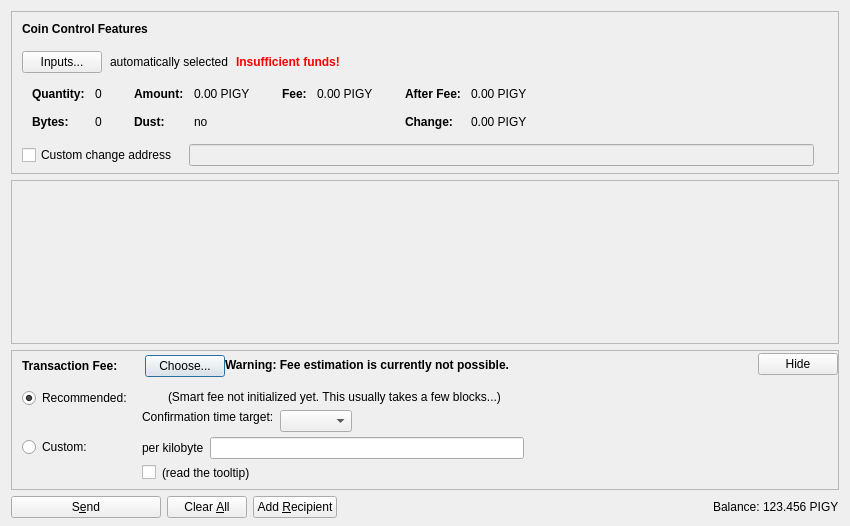
<?xml version="1.0" encoding="UTF-8"?>
<ui version="4.0">
 <class>SendCoinsDialog</class>
 <widget class="QDialog" name="SendCoinsDialog">
  <property name="geometry">
   <rect>
    <x>0</x>
    <y>0</y>
    <width>850</width>
    <height>526</height>
   </rect>
  </property>
  <property name="windowTitle">
   <string>Send Coins</string>
  </property>
  <layout class="QVBoxLayout" name="verticalLayout" stretch="0,1,0,0">
   <property name="bottomMargin">
    <number>8</number>
   </property>
   <item>
    <widget class="QFrame" name="frameCoinControl">
     <property name="sizePolicy">
      <sizepolicy hsizetype="Expanding" vsizetype="Expanding">
       <horstretch>0</horstretch>
       <verstretch>0</verstretch>
      </sizepolicy>
     </property>
     <property name="maximumSize">
      <size>
       <width>16777215</width>
       <height>16777215</height>
      </size>
     </property>
     <property name="frameShape">
      <enum>QFrame::StyledPanel</enum>
     </property>
     <property name="frameShadow">
      <enum>QFrame::Sunken</enum>
     </property>
     <layout class="QVBoxLayout" name="verticalLayoutCoinControl2">
      <property name="spacing">
       <number>0</number>
      </property>
      <property name="leftMargin">
       <number>0</number>
      </property>
      <property name="topMargin">
       <number>0</number>
      </property>
      <property name="rightMargin">
       <number>0</number>
      </property>
      <property name="bottomMargin">
       <number>6</number>
      </property>
      <item>
       <layout class="QVBoxLayout" name="verticalLayoutCoinControl" stretch="0,0,0,0,1">
        <property name="spacing">
         <number>0</number>
        </property>
        <property name="leftMargin">
         <number>10</number>
        </property>
        <property name="topMargin">
         <number>10</number>
        </property>
        <item>
         <layout class="QHBoxLayout" name="horizontalLayoutCoinControl1">
          <property name="bottomMargin">
           <number>15</number>
          </property>
          <item>
           <widget class="QLabel" name="labelCoinControlFeatures">
            <property name="sizePolicy">
             <sizepolicy hsizetype="Preferred" vsizetype="Maximum">
              <horstretch>0</horstretch>
              <verstretch>0</verstretch>
             </sizepolicy>
            </property>
            <property name="font">
             <font>
              <weight>75</weight>
              <bold>true</bold>
             </font>
            </property>
            <property name="styleSheet">
             <string notr="true">font-weight:bold;</string>
            </property>
            <property name="text">
             <string>Coin Control Features</string>
            </property>
           </widget>
          </item>
         </layout>
        </item>
        <item>
         <layout class="QHBoxLayout" name="horizontalLayoutCoinControl2" stretch="0,0,0,0">
          <property name="spacing">
           <number>8</number>
          </property>
          <property name="bottomMargin">
           <number>10</number>
          </property>
          <item>
           <widget class="QPushButton" name="pushButtonCoinControl">
            <property name="styleSheet">
             <string notr="true"/>
            </property>
            <property name="text">
             <string>Inputs...</string>
            </property>
            <property name="autoDefault">
             <bool>false</bool>
            </property>
           </widget>
          </item>
          <item>
           <widget class="QLabel" name="labelCoinControlAutomaticallySelected">
            <property name="text">
             <string>automatically selected</string>
            </property>
            <property name="margin">
             <number>5</number>
            </property>
           </widget>
          </item>
          <item>
           <widget class="QLabel" name="labelCoinControlInsuffFunds">
            <property name="font">
             <font>
              <weight>75</weight>
              <bold>true</bold>
             </font>
            </property>
            <property name="styleSheet">
             <string notr="true">color:red;font-weight:bold;</string>
            </property>
            <property name="text">
             <string>Insufficient funds!</string>
            </property>
            <property name="margin">
             <number>5</number>
            </property>
           </widget>
          </item>
          <item>
           <spacer name="horizontalSpacerCoinControl">
            <property name="orientation">
             <enum>Qt::Horizontal</enum>
            </property>
            <property name="sizeHint" stdset="0">
             <size>
              <width>40</width>
              <height>1</height>
             </size>
            </property>
           </spacer>
          </item>
         </layout>
        </item>
        <item>
         <widget class="QWidget" name="widgetCoinControl" native="true">
          <property name="sizePolicy">
           <sizepolicy hsizetype="Preferred" vsizetype="Preferred">
            <horstretch>0</horstretch>
            <verstretch>0</verstretch>
           </sizepolicy>
          </property>
          <property name="minimumSize">
           <size>
            <width>0</width>
            <height>0</height>
           </size>
          </property>
          <property name="styleSheet">
           <string notr="true"/>
          </property>
          <layout class="QHBoxLayout" name="horizontalLayoutCoinControl5">
           <property name="leftMargin">
            <number>0</number>
           </property>
           <property name="topMargin">
            <number>0</number>
           </property>
           <property name="rightMargin">
            <number>0</number>
           </property>
           <property name="bottomMargin">
            <number>0</number>
           </property>
           <item>
            <layout class="QHBoxLayout" name="horizontalLayoutCoinControl3" stretch="0,0,0,1">
             <property name="spacing">
              <number>20</number>
             </property>
             <property name="topMargin">
              <number>0</number>
             </property>
             <property name="bottomMargin">
              <number>10</number>
             </property>
             <item>
              <layout class="QFormLayout" name="formLayoutCoinControl1">
               <property name="horizontalSpacing">
                <number>10</number>
               </property>
               <property name="verticalSpacing">
                <number>14</number>
               </property>
               <property name="leftMargin">
                <number>10</number>
               </property>
               <property name="topMargin">
                <number>4</number>
               </property>
               <property name="rightMargin">
                <number>6</number>
               </property>
               <item row="0" column="0">
                <widget class="QLabel" name="labelCoinControlQuantityText">
                 <property name="font">
                  <font>
                   <weight>75</weight>
                   <bold>true</bold>
                  </font>
                 </property>
                 <property name="text">
                  <string>Quantity:</string>
                 </property>
                 <property name="margin">
                  <number>0</number>
                 </property>
                </widget>
               </item>
               <item row="0" column="1">
                <widget class="QLabel" name="labelCoinControlQuantity">
                 <property name="cursor">
                  <cursorShape>IBeamCursor</cursorShape>
                 </property>
                 <property name="contextMenuPolicy">
                  <enum>Qt::ActionsContextMenu</enum>
                 </property>
                 <property name="text">
                  <string notr="true">0</string>
                 </property>
                 <property name="margin">
                  <number>0</number>
                 </property>
                 <property name="textInteractionFlags">
                  <set>Qt::LinksAccessibleByMouse|Qt::TextSelectableByKeyboard|Qt::TextSelectableByMouse</set>
                 </property>
                </widget>
               </item>
               <item row="1" column="0">
                <widget class="QLabel" name="labelCoinControlBytesText">
                 <property name="font">
                  <font>
                   <weight>75</weight>
                   <bold>true</bold>
                  </font>
                 </property>
                 <property name="text">
                  <string>Bytes:</string>
                 </property>
                </widget>
               </item>
               <item row="1" column="1">
                <widget class="QLabel" name="labelCoinControlBytes">
                 <property name="cursor">
                  <cursorShape>IBeamCursor</cursorShape>
                 </property>
                 <property name="contextMenuPolicy">
                  <enum>Qt::ActionsContextMenu</enum>
                 </property>
                 <property name="text">
                  <string notr="true">0</string>
                 </property>
                 <property name="textInteractionFlags">
                  <set>Qt::LinksAccessibleByMouse|Qt::TextSelectableByKeyboard|Qt::TextSelectableByMouse</set>
                 </property>
                </widget>
               </item>
              </layout>
             </item>
             <item>
              <layout class="QFormLayout" name="formLayoutCoinControl2">
               <property name="horizontalSpacing">
                <number>10</number>
               </property>
               <property name="verticalSpacing">
                <number>14</number>
               </property>
               <property name="leftMargin">
                <number>6</number>
               </property>
               <property name="topMargin">
                <number>4</number>
               </property>
               <property name="rightMargin">
                <number>6</number>
               </property>
               <item row="0" column="0">
                <widget class="QLabel" name="labelCoinControlAmountText">
                 <property name="font">
                  <font>
                   <weight>75</weight>
                   <bold>true</bold>
                  </font>
                 </property>
                 <property name="text">
                  <string>Amount:</string>
                 </property>
                 <property name="margin">
                  <number>0</number>
                 </property>
                </widget>
               </item>
               <item row="0" column="1">
                <widget class="QLabel" name="labelCoinControlAmount">
                 <property name="cursor">
                  <cursorShape>IBeamCursor</cursorShape>
                 </property>
                 <property name="contextMenuPolicy">
                  <enum>Qt::ActionsContextMenu</enum>
                 </property>
                 <property name="text">
                  <string notr="true">0.00 PIGY</string>
                 </property>
                 <property name="textInteractionFlags">
                  <set>Qt::LinksAccessibleByMouse|Qt::TextSelectableByKeyboard|Qt::TextSelectableByMouse</set>
                 </property>
                </widget>
               </item>
               <item row="1" column="0">
                <widget class="QLabel" name="labelCoinControlLowOutputText">
                 <property name="font">
                  <font>
                   <weight>75</weight>
                   <bold>true</bold>
                  </font>
                 </property>
                 <property name="text">
                  <string>Dust:</string>
                 </property>
                </widget>
               </item>
               <item row="1" column="1">
                <widget class="QLabel" name="labelCoinControlLowOutput">
                 <property name="cursor">
                  <cursorShape>IBeamCursor</cursorShape>
                 </property>
                 <property name="contextMenuPolicy">
                  <enum>Qt::ActionsContextMenu</enum>
                 </property>
                 <property name="text">
                  <string notr="true">no</string>
                 </property>
                 <property name="textInteractionFlags">
                  <set>Qt::LinksAccessibleByMouse|Qt::TextSelectableByKeyboard|Qt::TextSelectableByMouse</set>
                 </property>
                </widget>
               </item>
              </layout>
             </item>
             <item>
              <layout class="QFormLayout" name="formLayoutCoinControl3">
               <property name="horizontalSpacing">
                <number>10</number>
               </property>
               <property name="verticalSpacing">
                <number>14</number>
               </property>
               <property name="leftMargin">
                <number>6</number>
               </property>
               <property name="topMargin">
                <number>4</number>
               </property>
               <property name="rightMargin">
                <number>6</number>
               </property>
               <item row="0" column="0">
                <widget class="QLabel" name="labelCoinControlFeeText">
                 <property name="font">
                  <font>
                   <weight>75</weight>
                   <bold>true</bold>
                  </font>
                 </property>
                 <property name="text">
                  <string>Fee:</string>
                 </property>
                 <property name="margin">
                  <number>0</number>
                 </property>
                </widget>
               </item>
               <item row="0" column="1">
                <widget class="QLabel" name="labelCoinControlFee">
                 <property name="cursor">
                  <cursorShape>IBeamCursor</cursorShape>
                 </property>
                 <property name="contextMenuPolicy">
                  <enum>Qt::ActionsContextMenu</enum>
                 </property>
                 <property name="text">
                  <string notr="true">0.00 PIGY</string>
                 </property>
                 <property name="textInteractionFlags">
                  <set>Qt::LinksAccessibleByMouse|Qt::TextSelectableByKeyboard|Qt::TextSelectableByMouse</set>
                 </property>
                </widget>
               </item>
              </layout>
             </item>
             <item>
              <layout class="QFormLayout" name="formLayoutCoinControl4">
               <property name="horizontalSpacing">
                <number>10</number>
               </property>
               <property name="verticalSpacing">
                <number>14</number>
               </property>
               <property name="leftMargin">
                <number>6</number>
               </property>
               <property name="topMargin">
                <number>4</number>
               </property>
               <property name="rightMargin">
                <number>6</number>
               </property>
               <item row="0" column="0">
                <widget class="QLabel" name="labelCoinControlAfterFeeText">
                 <property name="font">
                  <font>
                   <weight>75</weight>
                   <bold>true</bold>
                  </font>
                 </property>
                 <property name="text">
                  <string>After Fee:</string>
                 </property>
                 <property name="margin">
                  <number>0</number>
                 </property>
                </widget>
               </item>
               <item row="0" column="1">
                <widget class="QLabel" name="labelCoinControlAfterFee">
                 <property name="cursor">
                  <cursorShape>IBeamCursor</cursorShape>
                 </property>
                 <property name="contextMenuPolicy">
                  <enum>Qt::ActionsContextMenu</enum>
                 </property>
                 <property name="text">
                  <string notr="true">0.00 PIGY</string>
                 </property>
                 <property name="textInteractionFlags">
                  <set>Qt::LinksAccessibleByMouse|Qt::TextSelectableByKeyboard|Qt::TextSelectableByMouse</set>
                 </property>
                </widget>
               </item>
               <item row="1" column="0">
                <widget class="QLabel" name="labelCoinControlChangeText">
                 <property name="font">
                  <font>
                   <weight>75</weight>
                   <bold>true</bold>
                  </font>
                 </property>
                 <property name="text">
                  <string>Change:</string>
                 </property>
                </widget>
               </item>
               <item row="1" column="1">
                <widget class="QLabel" name="labelCoinControlChange">
                 <property name="cursor">
                  <cursorShape>IBeamCursor</cursorShape>
                 </property>
                 <property name="contextMenuPolicy">
                  <enum>Qt::ActionsContextMenu</enum>
                 </property>
                 <property name="text">
                  <string notr="true">0.00 PIGY</string>
                 </property>
                 <property name="textInteractionFlags">
                  <set>Qt::LinksAccessibleByMouse|Qt::TextSelectableByKeyboard|Qt::TextSelectableByMouse</set>
                 </property>
                </widget>
               </item>
              </layout>
             </item>
            </layout>
           </item>
          </layout>
         </widget>
        </item>
        <item>
         <layout class="QHBoxLayout" name="horizontalLayoutCoinControl4" stretch="0,0,0">
          <property name="spacing">
           <number>12</number>
          </property>
          <property name="sizeConstraint">
           <enum>QLayout::SetDefaultConstraint</enum>
          </property>
          <property name="topMargin">
           <number>5</number>
          </property>
          <property name="rightMargin">
           <number>5</number>
          </property>
          <item>
           <widget class="QCheckBox" name="checkBoxCoinControlChange">
            <property name="toolTip">
             <string>If this is activated, but the change address is empty or invalid, change will be sent to a newly generated address.</string>
            </property>
            <property name="text">
             <string>Custom change address</string>
            </property>
           </widget>
          </item>
          <item>
           <widget class="QValidatedLineEdit" name="lineEditCoinControlChange">
            <property name="enabled">
             <bool>false</bool>
            </property>
            <property name="sizePolicy">
             <sizepolicy hsizetype="Expanding" vsizetype="Fixed">
              <horstretch>0</horstretch>
              <verstretch>0</verstretch>
             </sizepolicy>
            </property>
           </widget>
          </item>
          <item>
           <widget class="QLabel" name="labelCoinControlChangeLabel">
            <property name="sizePolicy">
             <sizepolicy hsizetype="Preferred" vsizetype="Expanding">
              <horstretch>0</horstretch>
              <verstretch>0</verstretch>
             </sizepolicy>
            </property>
            <property name="minimumSize">
             <size>
              <width>0</width>
              <height>0</height>
             </size>
            </property>
            <property name="text">
             <string/>
            </property>
            <property name="margin">
             <number>3</number>
            </property>
           </widget>
          </item>
         </layout>
        </item>
        <item>
         <spacer name="verticalSpacerCoinControl">
          <property name="orientation">
           <enum>Qt::Vertical</enum>
          </property>
          <property name="sizeHint" stdset="0">
           <size>
            <width>800</width>
            <height>1</height>
           </size>
          </property>
         </spacer>
        </item>
       </layout>
      </item>
     </layout>
    </widget>
   </item>
   <item>
    <widget class="QScrollArea" name="scrollArea">
     <property name="widgetResizable">
      <bool>true</bool>
     </property>
     <widget class="QWidget" name="scrollAreaWidgetContents">
      <property name="geometry">
       <rect>
        <x>0</x>
        <y>0</y>
        <width>830</width>
        <height>104</height>
       </rect>
      </property>
      <layout class="QVBoxLayout" name="verticalLayout_2" stretch="0,1">
       <property name="leftMargin">
        <number>0</number>
       </property>
       <property name="topMargin">
        <number>0</number>
       </property>
       <property name="rightMargin">
        <number>0</number>
       </property>
       <property name="bottomMargin">
        <number>0</number>
       </property>
       <item>
        <layout class="QVBoxLayout" name="entries">
         <property name="spacing">
          <number>6</number>
         </property>
        </layout>
       </item>
       <item>
        <spacer name="verticalSpacer">
         <property name="orientation">
          <enum>Qt::Vertical</enum>
         </property>
         <property name="sizeHint" stdset="0">
          <size>
           <width>20</width>
           <height>40</height>
          </size>
         </property>
        </spacer>
       </item>
      </layout>
     </widget>
    </widget>
   </item>
   <item>
    <widget class="QFrame" name="frameFee">
     <property name="sizePolicy">
      <sizepolicy hsizetype="Expanding" vsizetype="Expanding">
       <horstretch>0</horstretch>
       <verstretch>0</verstretch>
      </sizepolicy>
     </property>
     <property name="maximumSize">
      <size>
       <width>16777215</width>
       <height>16777215</height>
      </size>
     </property>
     <property name="frameShape">
      <enum>QFrame::StyledPanel</enum>
     </property>
     <property name="frameShadow">
      <enum>QFrame::Sunken</enum>
     </property>
     <layout class="QVBoxLayout" name="verticalLayoutFee1">
      <property name="spacing">
       <number>0</number>
      </property>
      <property name="leftMargin">
       <number>0</number>
      </property>
      <property name="topMargin">
       <number>0</number>
      </property>
      <property name="rightMargin">
       <number>0</number>
      </property>
      <property name="bottomMargin">
       <number>0</number>
      </property>
      <item>
       <layout class="QVBoxLayout" name="verticalLayoutFee2" stretch="0,0,0">
        <property name="spacing">
         <number>0</number>
        </property>
        <property name="leftMargin">
         <number>10</number>
        </property>
        <property name="topMargin">
         <number>0</number>
        </property>
        <item>
         <layout class="QHBoxLayout" name="horizontalLayoutFee1">
          <property name="bottomMargin">
           <number>0</number>
          </property>
          <item>
           <layout class="QVBoxLayout" name="verticalLayoutFee7">
            <property name="spacing">
             <number>0</number>
            </property>
            <item>
             <spacer name="verticalSpacerSmartFee">
              <property name="orientation">
               <enum>Qt::Vertical</enum>
              </property>
              <property name="sizeType">
               <enum>QSizePolicy::Fixed</enum>
              </property>
              <property name="sizeHint" stdset="0">
               <size>
                <width>1</width>
                <height>4</height>
               </size>
              </property>
             </spacer>
            </item>
            <item>
             <layout class="QHBoxLayout" name="horizontalLayoutSmartFee">
              <property name="spacing">
               <number>10</number>
              </property>
              <item>
               <widget class="QLabel" name="labelFeeHeadline">
                <property name="sizePolicy">
                 <sizepolicy hsizetype="Preferred" vsizetype="Maximum">
                  <horstretch>0</horstretch>
                  <verstretch>0</verstretch>
                 </sizepolicy>
                </property>
                <property name="font">
                 <font>
                  <weight>75</weight>
                  <bold>true</bold>
                 </font>
                </property>
                <property name="styleSheet">
                 <string notr="true">font-weight:bold;</string>
                </property>
                <property name="text">
                 <string>Transaction Fee:</string>
                </property>
               </widget>
              </item>
              <item>
               <widget class="QLabel" name="labelFeeMinimized">
                <property name="text">
                 <string/>
                </property>
               </widget>
              </item>
              <item>
               <widget class="QPushButton" name="buttonChooseFee">
                <property name="text">
                 <string>Choose...</string>
                </property>
               </widget>
              </item>
             </layout>
            </item>
            <item>
             <spacer name="verticalSpacer_5">
              <property name="orientation">
               <enum>Qt::Vertical</enum>
              </property>
              <property name="sizeHint" stdset="0">
               <size>
                <width>1</width>
                <height>1</height>
               </size>
              </property>
             </spacer>
            </item>
           </layout>
          </item>
          <item>
           <widget class="QLabel" name="fallbackFeeWarningLabel">
            <property name="toolTip">
             <string>Using the fallbackfee can result in sending a transaction that will take several hours or days (or never) to confirm. Consider choosing your fee manually or wait until you have validated the complete chain.</string>
            </property>
            <property name="font">
            <font>
                <weight>75</weight>
                <bold>true</bold>
            </font>
            </property>
            <property name="text">
             <string>Warning: Fee estimation is currently not possible.</string>
            </property>
            <property name="wordWrap">
             <bool>false</bool>
            </property>
           </widget>
          </item>
          <item>
           <spacer name="horizontalSpacer_4">
            <property name="orientation">
             <enum>Qt::Horizontal</enum>
            </property>
            <property name="sizeType">
             <enum>QSizePolicy::MinimumExpanding</enum>
            </property>
            <property name="sizeHint" stdset="0">
             <size>
              <width>40</width>
              <height>20</height>
             </size>
            </property>
           </spacer>
          </item>
          <item>
           <widget class="QPushButton" name="buttonMinimizeFee">
            <property name="toolTip">
             <string>collapse fee-settings</string>
            </property>
            <property name="text">
             <string>Hide</string>
            </property>
           </widget>
          </item>
         </layout>
        </item>
        <item>
         <widget class="QFrame" name="frameFeeSelection">
          <layout class="QVBoxLayout" name="verticalLayoutFee12">
           <property name="spacing">
            <number>0</number>
           </property>
           <property name="leftMargin">
            <number>0</number>
           </property>
           <property name="topMargin">
            <number>0</number>
           </property>
           <property name="rightMargin">
            <number>0</number>
           </property>
           <property name="bottomMargin">
            <number>0</number>
           </property>
           <item>
            <layout class="QGridLayout" name="gridLayoutFee">
             <property name="topMargin">
              <number>10</number>
             </property>
             <property name="bottomMargin">
              <number>4</number>
             </property>
             <property name="horizontalSpacing">
              <number>10</number>
             </property>
             <property name="verticalSpacing">
              <number>4</number>
             </property>
             <item row="1" column="1">
              <layout class="QVBoxLayout" name="verticalLayoutFee8">
               <property name="spacing">
                <number>6</number>
               </property>
               <item>
                <layout class="QHBoxLayout" name="horizontalLayoutFee13">
                 <item>
                  <widget class="QLabel" name="labelCustomPerKilobyte">
                   <property name="toolTip">
                    <string>Specify a custom fee per kB (1,000 bytes) of the transaction's virtual size.

Note:  Since the fee is calculated on a per-byte basis, a fee of "100 satoshis per kB" for a transaction size of 500 bytes (half of 1 kB) would ultimately yield a fee of only 50 satoshis.</string>
                   </property>
                   <property name="text">
                    <string>per kilobyte</string>
                   </property>
                  </widget>
                 </item>
                 <item>
                  <widget class="NestcoinAmountField" name="customFee"/>
                 </item>
                 <item>
                  <spacer name="horizontalSpacer_6">
                   <property name="orientation">
                    <enum>Qt::Horizontal</enum>
                   </property>
                   <property name="sizeHint" stdset="0">
                    <size>
                     <width>1</width>
                     <height>1</height>
                    </size>
                   </property>
                  </spacer>
                 </item>
                </layout>
               </item>
               <item>
                <layout class="QHBoxLayout" name="horizontalLayoutFee8">
                 <item>
                  <widget class="QCheckBox" name="checkBoxMinimumFee">
                   <property name="toolTip">
                    <string>Paying only the minimum fee is just fine as long as there is less transaction volume than space in the blocks. But be aware that this can end up in a never confirming transaction once there is more demand for nestcoin transactions than the network can process.</string>
                   </property>
                   <property name="text">
                    <string/>
                   </property>
                  </widget>
                 </item>
                 <item>
                  <widget class="QLabel" name="labelMinFeeWarning">
                   <property name="enabled">
                    <bool>true</bool>
                   </property>
                   <property name="toolTip">
                    <string>Paying only the minimum fee is just fine as long as there is less transaction volume than space in the blocks. But be aware that this can end up in a never confirming transaction once there is more demand for nestcoin transactions than the network can process.</string>
                   </property>
                   <property name="text">
                    <string>(read the tooltip)</string>
                   </property>
                   <property name="margin">
                    <number>5</number>
                   </property>
                  </widget>
                 </item>
                 <item>
                  <spacer name="horizontalSpacer_2">
                   <property name="orientation">
                    <enum>Qt::Horizontal</enum>
                   </property>
                   <property name="sizeHint" stdset="0">
                    <size>
                     <width>1</width>
                     <height>1</height>
                    </size>
                   </property>
                  </spacer>
                 </item>
                </layout>
               </item>
              </layout>
             </item>
             <item row="0" column="0">
              <layout class="QVBoxLayout" name="verticalLayoutFee4" stretch="0,1">
               <item>
                <widget class="QRadioButton" name="radioSmartFee">
                 <property name="text">
                  <string>Recommended:</string>
                 </property>
                 <property name="checked">
                  <bool>true</bool>
                 </property>
                 <attribute name="buttonGroup">
                  <string notr="true">groupFee</string>
                 </attribute>
                </widget>
               </item>
               <item>
                <spacer name="verticalSpacer_2">
                 <property name="orientation">
                  <enum>Qt::Vertical</enum>
                 </property>
                 <property name="sizeHint" stdset="0">
                  <size>
                   <width>1</width>
                   <height>1</height>
                  </size>
                 </property>
                </spacer>
               </item>
              </layout>
             </item>
             <item row="1" column="0">
              <layout class="QVBoxLayout" name="verticalLayoutFee9" stretch="0,1">
               <item>
                <widget class="QRadioButton" name="radioCustomFee">
                 <property name="text">
                  <string>Custom:</string>
                 </property>
                 <attribute name="buttonGroup">
                  <string notr="true">groupFee</string>
                 </attribute>
                </widget>
               </item>
               <item>
                <spacer name="verticalSpacer_6">
                 <property name="orientation">
                  <enum>Qt::Vertical</enum>
                 </property>
                 <property name="sizeHint" stdset="0">
                  <size>
                   <width>1</width>
                   <height>1</height>
                  </size>
                 </property>
                </spacer>
               </item>
              </layout>
             </item>
             <item row="0" column="1">
              <layout class="QVBoxLayout" name="verticalLayoutFee3" stretch="0,0,1">
               <property name="spacing">
                <number>6</number>
               </property>
               <property name="topMargin">
                <number>2</number>
               </property>
               <item>
                <layout class="QHBoxLayout" name="horizontalLayoutFee12">
                 <item>
                  <widget class="QLabel" name="labelSmartFee">
                   <property name="text">
                    <string/>
                   </property>
                   <property name="margin">
                    <number>2</number>
                   </property>
                  </widget>
                 </item>
                 <item>
                  <widget class="QLabel" name="labelFeeEstimation">
                   <property name="text">
                    <string/>
                   </property>
                  </widget>
                 </item>
                 <item>
                  <widget class="QLabel" name="labelSmartFee2">
                   <property name="text">
                    <string>(Smart fee not initialized yet. This usually takes a few blocks...)</string>
                   </property>
                   <property name="margin">
                    <number>2</number>
                   </property>
                  </widget>
                 </item>
                 <item>
                  <spacer name="horizontalSpacer_5">
                   <property name="orientation">
                    <enum>Qt::Horizontal</enum>
                   </property>
                   <property name="sizeHint" stdset="0">
                    <size>
                     <width>1</width>
                     <height>1</height>
                    </size>
                   </property>
                  </spacer>
                 </item>
                </layout>
               </item>
               <item>
                <layout class="QHBoxLayout" name="horizontalLayoutFee9">
                 <item>
                  <layout class="QVBoxLayout" name="verticalLayoutFee6">
                   <item>
                    <widget class="QLabel" name="labelSmartFee3">
                     <property name="text">
                      <string>Confirmation time target:</string>
                     </property>
                     <property name="margin">
                      <number>2</number>
                     </property>
                    </widget>
                   </item>
                   <item>
                    <spacer name="verticalSpacer_3">
                     <property name="orientation">
                      <enum>Qt::Vertical</enum>
                     </property>
                     <property name="sizeHint" stdset="0">
                      <size>
                       <width>1</width>
                       <height>1</height>
                      </size>
                     </property>
                    </spacer>
                   </item>
                  </layout>
                 </item>
                 <item>
                  <layout class="QVBoxLayout" name="verticalLayoutFee5">
                   <property name="rightMargin">
                    <number>30</number>
                   </property>
                   <item>
                    <layout class="QHBoxLayout" name="horizontalLayoutConfTarget">
                     <property name="bottomMargin">
                      <number>0</number>
                     </property>
                     <item>
                      <widget class="QComboBox" name="confTargetSelector"/>
                     </item>
                     <item>
                      <spacer name="horizontalSpacerConfTarget">
                       <property name="orientation">
                        <enum>Qt::Horizontal</enum>
                       </property>
                       <property name="sizeHint" stdset="0">
                        <size>
                         <width>40</width>
                         <height>20</height>
                        </size>
                       </property>
                      </spacer>
                     </item>
                    </layout>
                   </item>
                  </layout>
                 </item>
                </layout>
               </item>
               <item>
                <spacer name="verticalSpacer_4">
                 <property name="orientation">
                  <enum>Qt::Vertical</enum>
                 </property>
                 <property name="sizeHint" stdset="0">
                  <size>
                   <width>1</width>
                   <height>1</height>
                  </size>
                 </property>
                </spacer>
               </item>
              </layout>
             </item>
            </layout>
           </item>
          </layout>
         </widget>
        </item>
        <item>
         <spacer name="verticalSpacerFee">
          <property name="orientation">
           <enum>Qt::Vertical</enum>
          </property>
          <property name="sizeHint" stdset="0">
           <size>
            <width>40</width>
            <height>5</height>
           </size>
          </property>
         </spacer>
        </item>
       </layout>
      </item>
     </layout>
    </widget>
   </item>
   <item>
    <layout class="QHBoxLayout" name="horizontalLayout">
     <item>
      <widget class="QPushButton" name="sendButton">
       <property name="minimumSize">
        <size>
         <width>150</width>
         <height>0</height>
        </size>
       </property>
       <property name="toolTip">
        <string>Confirm the send action</string>
       </property>
       <property name="text">
        <string>S&amp;end</string>
       </property>
       <property name="icon">
        <iconset resource="../nestcoin.qrc">
         <normaloff>:/icons/send</normaloff>:/icons/send</iconset>
       </property>
       <property name="autoDefault">
        <bool>false</bool>
       </property>
       <property name="default">
        <bool>false</bool>
       </property>
      </widget>
     </item>
     <item>
      <widget class="QPushButton" name="clearButton">
       <property name="sizePolicy">
        <sizepolicy hsizetype="Minimum" vsizetype="Fixed">
         <horstretch>0</horstretch>
         <verstretch>0</verstretch>
        </sizepolicy>
       </property>
       <property name="toolTip">
        <string>Clear all fields of the form.</string>
       </property>
       <property name="text">
        <string>Clear &amp;All</string>
       </property>
       <property name="icon">
        <iconset resource="../nestcoin.qrc">
         <normaloff>:/icons/remove</normaloff>:/icons/remove</iconset>
       </property>
       <property name="autoDefault">
        <bool>false</bool>
       </property>
      </widget>
     </item>
     <item>
      <widget class="QPushButton" name="addButton">
       <property name="toolTip">
        <string>Send to multiple recipients at once</string>
       </property>
       <property name="text">
        <string>Add &amp;Recipient</string>
       </property>
       <property name="icon">
        <iconset resource="../nestcoin.qrc">
         <normaloff>:/icons/add</normaloff>:/icons/add</iconset>
       </property>
       <property name="autoDefault">
        <bool>false</bool>
       </property>
      </widget>
     </item>
     <item>
      <spacer name="horizontalSpacer">
       <property name="orientation">
        <enum>Qt::Horizontal</enum>
       </property>
       <property name="sizeHint" stdset="0">
        <size>
         <width>40</width>
         <height>20</height>
        </size>
       </property>
      </spacer>
     </item>
     <item>
      <layout class="QHBoxLayout" name="horizontalLayout_2">
       <property name="spacing">
        <number>3</number>
       </property>
       <item>
        <widget class="QLabel" name="label">
         <property name="sizePolicy">
          <sizepolicy hsizetype="Preferred" vsizetype="Fixed">
           <horstretch>0</horstretch>
           <verstretch>0</verstretch>
          </sizepolicy>
         </property>
         <property name="text">
          <string>Balance:</string>
         </property>
        </widget>
       </item>
       <item>
        <widget class="QLabel" name="labelBalance">
         <property name="sizePolicy">
          <sizepolicy hsizetype="Preferred" vsizetype="Fixed">
           <horstretch>0</horstretch>
           <verstretch>0</verstretch>
          </sizepolicy>
         </property>
         <property name="cursor">
          <cursorShape>IBeamCursor</cursorShape>
         </property>
         <property name="text">
          <string notr="true">123.456 PIGY</string>
         </property>
         <property name="textInteractionFlags">
          <set>Qt::LinksAccessibleByMouse|Qt::TextSelectableByKeyboard|Qt::TextSelectableByMouse</set>
         </property>
        </widget>
       </item>
      </layout>
     </item>
    </layout>
   </item>
  </layout>
 </widget>
 <customwidgets>
  <customwidget>
   <class>QValidatedLineEdit</class>
   <extends>QLineEdit</extends>
   <header>qt/qvalidatedlineedit.h</header>
  </customwidget>
  <customwidget>
   <class>NestcoinAmountField</class>
   <extends>QLineEdit</extends>
   <header>qt/nestcoinamountfield.h</header>
   <container>1</container>
  </customwidget>
 </customwidgets>
 <resources>
  <include location="../nestcoin.qrc"/>
 </resources>
 <connections/>
 <buttongroups>
  <buttongroup name="groupFee"/>
 </buttongroups>
</ui>
